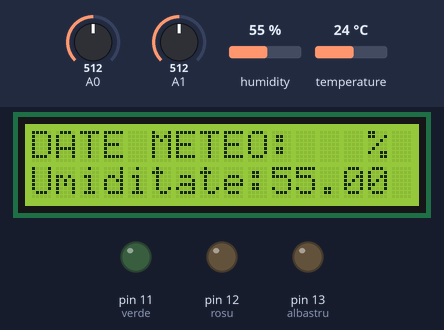
This sketch was run on a simulated Arduino Uno, built with avr-gcc and run on an emulated ATmega328P. Parts: 16×2 character LCD, output pins drawn as LEDs (lit = HIGH). The test bench sets the inputs (shaded band); at power-on: A0 = 512, A1 = 512, humidity 55 %, temperature 24 °C. What the sketch prints to the serial monitor is not drawn.

Above: at 1.2 s.
1.3 s: A0 set to 582
2.8 s: A0 set to 611
At 4.2 s:
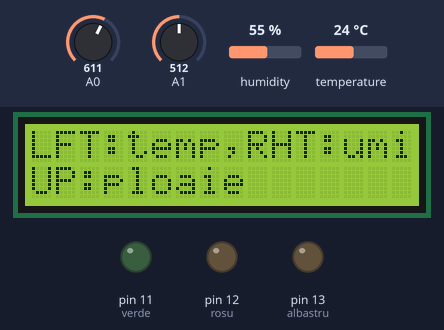
4.6 s: A0 set to 306
At 5.0 s:
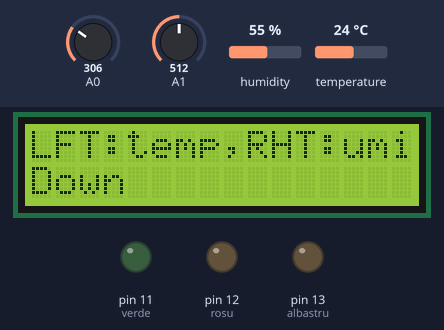
6.1 s: A0 set to 214
7.6 s: A0 set to 186
At 8.7 s:
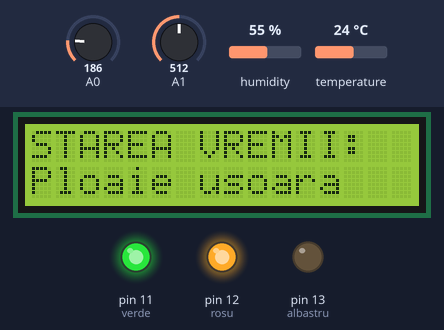
9.1 s: A1 set to 306
At 11.0 s:
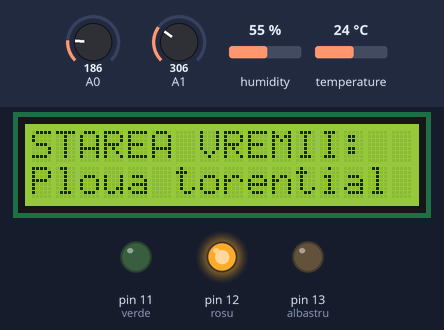
Timing chart, 0 to 12.1 s (numbered marks = the images above; inputs shaded):
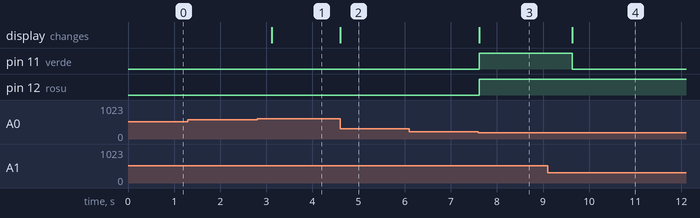

The sketch:

Meteo.ino
```cpp
#include <LiquidCrystal.h>
#include <DHT.h>
#include <DHT_U.h>
#include <Adafruit_Sensor.h>

// initialize the library by associating any needed LCD interface pin
// with the arduino pin number it is connected to

LiquidCrystal lcd(8, 9, 4, 5, 6, 7);

//Constants
#define DHTPIN 2     // what pin we're connected to
#define DHTTYPE DHT22   // DHT 22  (AM2302)
DHT dht(DHTPIN, DHTTYPE); //// Initialize DHT sensor for normal 16mhz Arduino
int verde=11;
int rosu=12;
int albastru=13;


//Variables
int chk;
float hum;  //Stores humidity value
float temp; //Stores temperature value


void setup() {
// set up the LCD's number of columns and rows:
Serial.begin(9600);
lcd.begin(16, 2);
dht.begin();
lcd.print("DATE METEO:  ");
pinMode(verde,OUTPUT);
pinMode(rosu,OUTPUT);
pinMode(albastru,OUTPUT);
}

int x_curr, x_prev = 800;


void loop() {
  x_curr=analogRead(0); //butoane
  hum = dht.readHumidity();     //senzt temp-umidit
  temp= dht.readTemperature();  //senz temp-umidit
  int value = analogRead(A1);   //senz ploaie
  //Serial.println(value);
  Serial.println(x_curr);
// set the cursor to column 0, line 1
// (note: line 1 is the second row, since counting begins with 0):
lcd.setCursor(0, 1);

if (x_curr < 800)
  x_prev = x_curr;

if(x_prev<100){    //RIGHT
  lcd.setCursor(0,0);
  lcd.print("DATE METEO:   ");
   lcd.setCursor(0, 1);
   lcd.print("Temperatura:");
   lcd.setCursor(12,1);
   lcd.print(temp);
   lcd.setCursor(14,0);
   lcd.print("*C");
   delay(500);
}

else if(x_prev<200)    //UP
{
  //while(x==1023){
      lcd.setCursor(0,0);
      lcd.print("STAREA VREMII:   ");
    lcd.setCursor(0,1);
    lcd.print("Senin            ");
     digitalWrite(rosu,LOW);
     digitalWrite(verde,LOW);
     digitalWrite(albastru,HIGH);

  if (value > 1010) {
    lcd.setCursor(0,1);
    lcd.print("Senin        ");
     digitalWrite(rosu,LOW);
     digitalWrite(verde,LOW);
    digitalWrite(albastru,HIGH);
    }
  else if ((value > 400) && (value <= 900)) {
    lcd.setCursor(0,1);
    lcd.print("Ploaie usoara   ");
    digitalWrite(albastru,LOW);
    digitalWrite(rosu,HIGH);
    digitalWrite(verde,HIGH);
  }
  else if(value<400){
    lcd.setCursor(0,1);
    lcd.print("Ploua torential");
     digitalWrite(albastru,LOW);
     digitalWrite(rosu,LOW);
     digitalWrite(verde,LOW);
     digitalWrite(rosu,HIGH);
   }
  delay(1000);
}


   else if(x_prev<400)
       lcd.print("Down        "); //DOWN

    else if(x_prev<600){   //LEFT
     lcd.setCursor(0,0);
     lcd.print("DATE METEO:   ");
        lcd.setCursor(0,1);
        lcd.print("Umiditate:");
        lcd.setCursor(10,1);
        lcd.print(hum);
        lcd.setCursor(14,0);
        lcd.print("%  ");
        delay(500);
    }
    else if(x_prev<800){ //SELECT

    lcd.setCursor(0,0);
    lcd.print("LFT:temp,RHT:umid    ");
    lcd.setCursor(0,1);
    lcd.print("UP:ploaie            ");
    }

}

   
```

Measured:
- the behaviour switches between 599 and 600 on A0 (found by bisection; images 0 and 1)
- the behaviour switches between 200 and 199 on A0 (found by bisection; images 2 and 3)
- after the input at 1.3 s, every drawn part: stays the same
- after the input at 2.8 s, the display: changes after 0.31 s (image 1)
- after the input at 4.6 s, the display: changes at once (image 2)
- after the input at 6.1 s, every drawn part: stays the same
- after the input at 7.6 s, pin 11 (verde), pin 12 (rosu): LOW → HIGH at once; the display: changes at once (image 3)
- after the input at 9.1 s, pin 11 (verde): HIGH → LOW after 0.53 s; the display: changes after 0.53 s (image 4)
